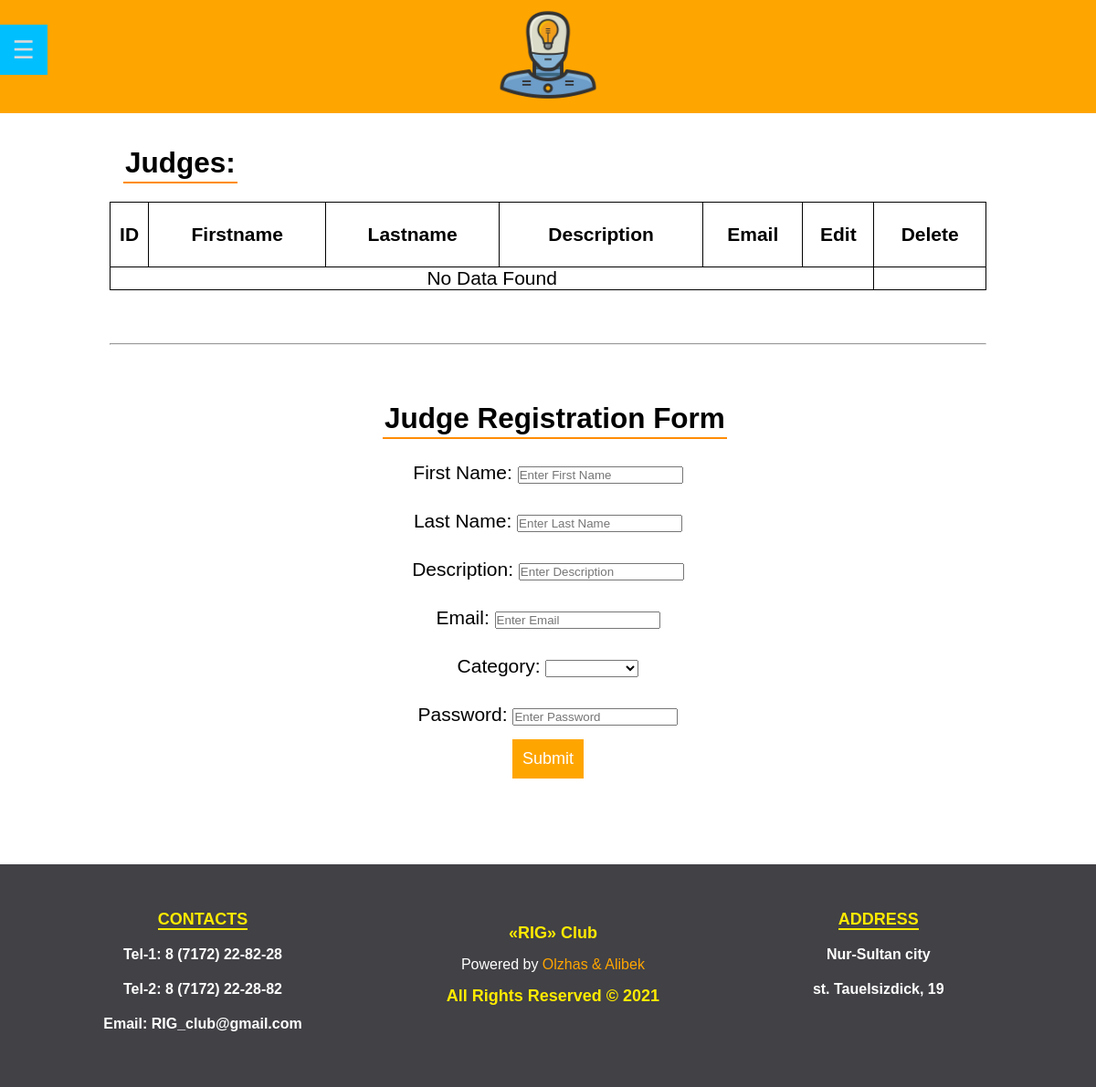
/admin/judgeControlPanel.php, run on an earlier commit of the app's database.
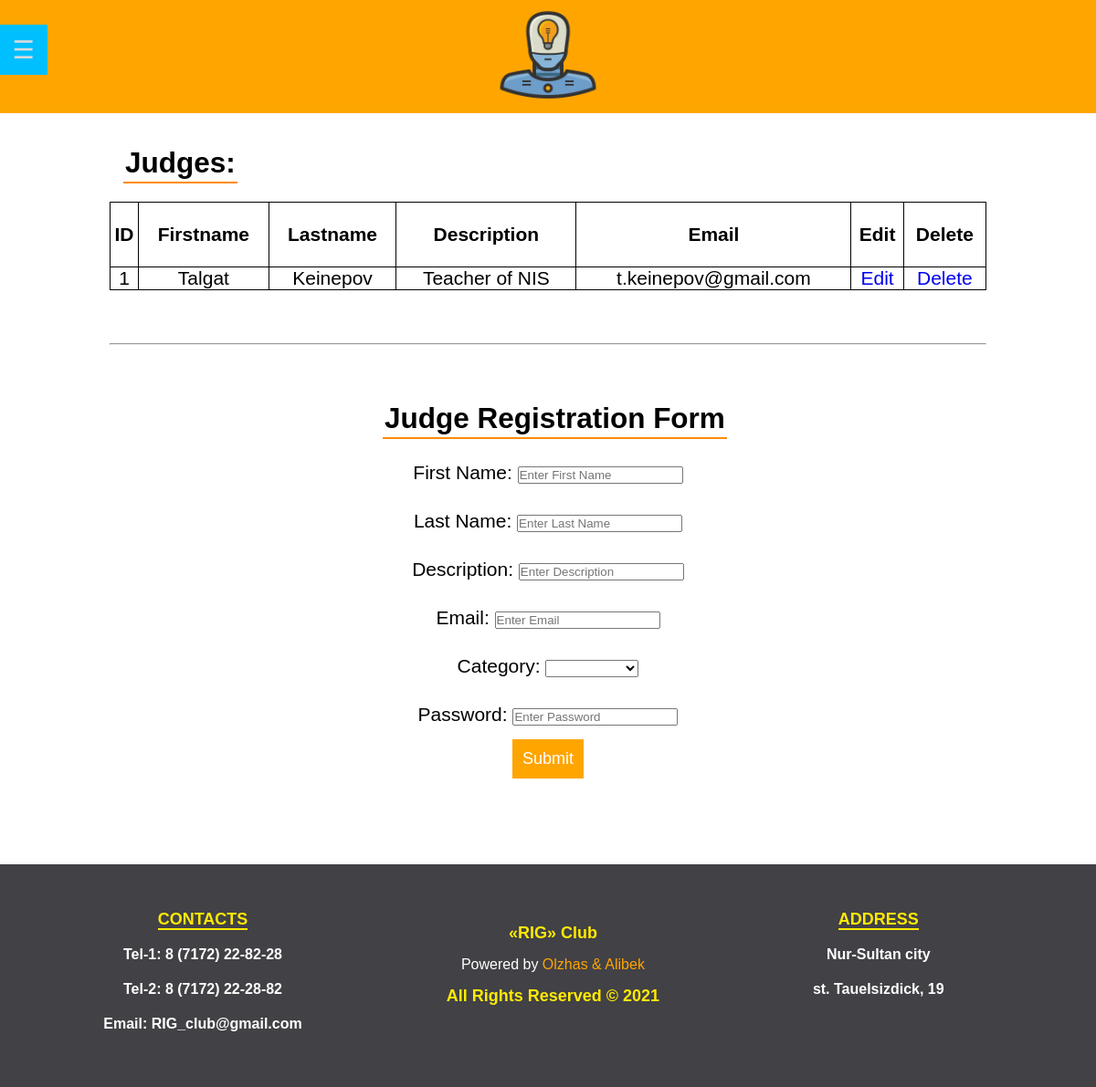
And on a later commit of the database.
### tables this page shows
CREATE TABLE `judge` (
  `judge_id` int(11) NOT NULL,
  `fname` varchar(40) NOT NULL,
  `lname` varchar(40) NOT NULL,
  `description` text NOT NULL,
  `email` varchar(40) NOT NULL,
  `password` varchar(255) NOT NULL
);

### admin/judge_display.php (the view)
<?php
include "../database/connectDB.php";
$query = "SELECT * FROM judge";
$statement = mysqli_query($conn, $query);
$number_of_rows = mysqli_num_rows($statement);
$result = array();
if($number_of_rows > 0) {
    while($row = mysqli_fetch_assoc($statement)){
        $result[] = $row;
    }
}
$output = '';
$output .= '
 <table>
  <tr>
   <th>ID</th>
   <th>Firstname</th>
   <th>Lastname</th>
   <th>Description</th>
   <th>Email</th>
   <th>Edit</th>
   <th>Delete</th>
  </tr>
';
if($number_of_rows > 0)
{
 $count = 0;
 foreach($result as $row)
 {
  $count ++;
  $output .= '
  <tr>
   <td>'.$count.'</td>
   <td>'.$row["fname"].'</td>
   <td>'.$row["lname"].'</td>
   <td>'.$row["description"].'</td>
   <td>'.$row["email"].'</td>
   <td><a href="judge_edit.php? id='.$row["judge_id"].'">Edit</a></td>
   <td><a href="judge_delete.php? id='.$row["judge_id"].'">Delete</a></td>
  </tr>
  ';
 }
}
else
{
 $output .= '
  <tr>
   <td colspan="6" align="center">No Data Found</td>
  </tr>
 ';
}
$output .= '</table>';
echo $output;
?>

What changed in the data, as far as the page shows it:
added judge: fname "Talgat", lname "Keinepov", description "Teacher of NIS", email "t.keinepov@gmail.com"
Also different on the page:
text no longer shown: "No Data Found"
